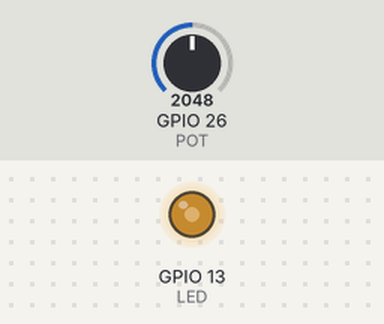
Simulated run of this sketch. Board: ESP32. Shown: output pins drawn as LEDs (lit = HIGH). The test bench sets the inputs (shaded band); at power-on: GPIO 26 (POT) = 2048 (analog values on the 0–4095 scale).

Above: at 1.2 s.
1.3 s: GPIO 26 (POT) set to 2866
At 1.6 s:
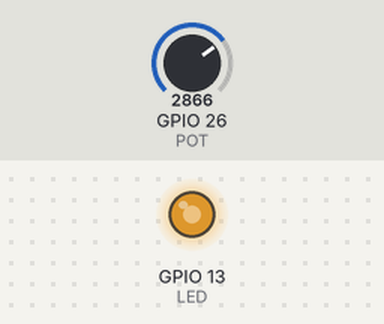
2.8 s: GPIO 26 (POT) set to 3603
At 4.0 s:
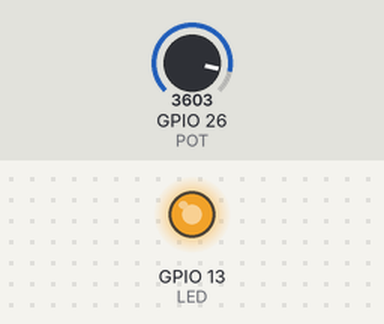
4.3 s: GPIO 26 (POT) set to 491
At 5.4 s:
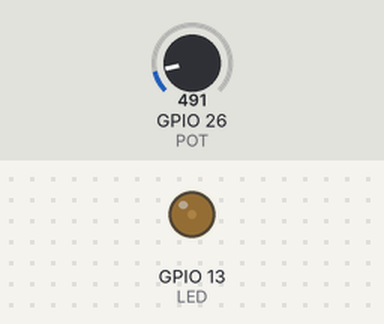
5.8 s: GPIO 26 (POT) set to 0
At 6.7 s:
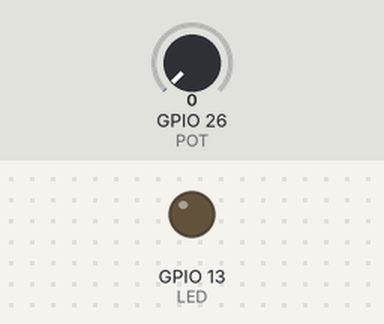
Timing chart, 0 to 8.3 s (numbered marks = the images above; inputs shaded):
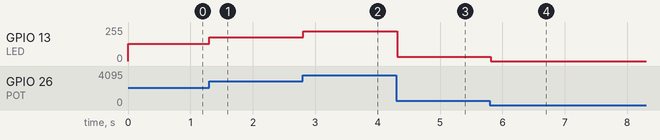

Measured:
- after the input at 1.3 s, GPIO 13 (LED): 128/255 → 178/255 at once
- after the input at 2.8 s, GPIO 13 (LED): 178/255 → 224/255 at once
- after the input at 4.3 s, GPIO 13 (LED): 224/255 → 31/255 at once
- after the input at 5.8 s, GPIO 13 (LED): 31/255 → 0/255 at once

The sketch:

3.adc_read.ino
```cpp
/*
  该程序作用是使用 ADC 数模转换器控制 LED 亮度
  在线文档：https://docs.geeksman.com/esp32/Arduino/11.esp32-arduino-adc.html
*/
#define POT         26
#define LED         13
#define CHANNEL     0
#define RESOLUTION  12
#define FREQ        1000

// 初始化模拟输入值
int pot_value;


void setup() {
  // 设置 ADC 分辨率
  analogReadResolution(RESOLUTION);
  // 配置输入衰减
  analogSetAttenuation(ADC_11db);
  // 建立 LEDC 通道，配置 LEDC 分辨率
  ledcSetup(CHANNEL, FREQ, RESOLUTION);
  // 关联 GPIO 与 LEDC 通道
  ledcAttachPin(LED, CHANNEL);

}

void loop() {
  // 获取模拟信号输入值
  pot_value = analogRead(POT);
  // 输出 PWM
  ledcWrite(CHANNEL, pot_value);
  delay(50);

}
```
